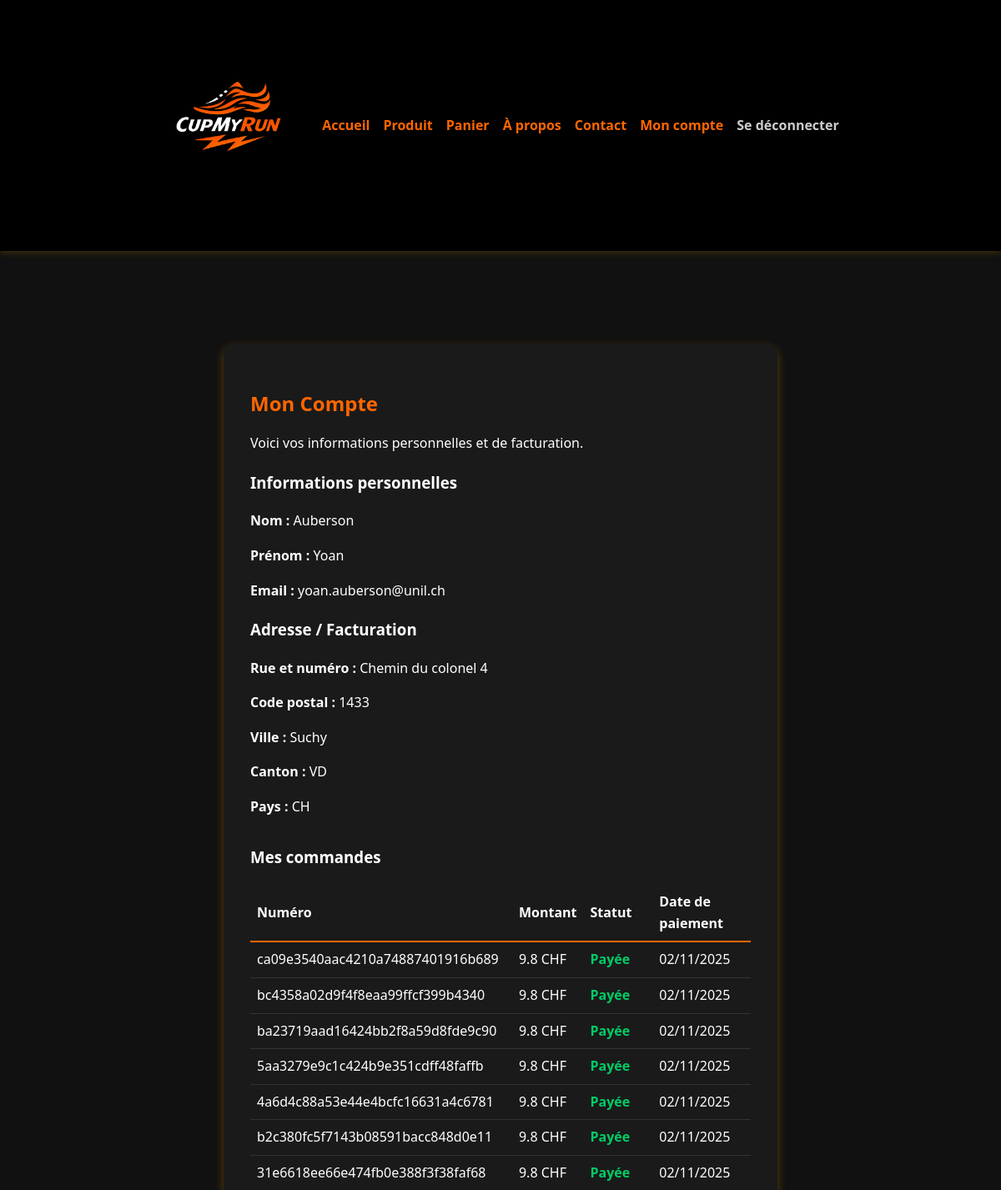
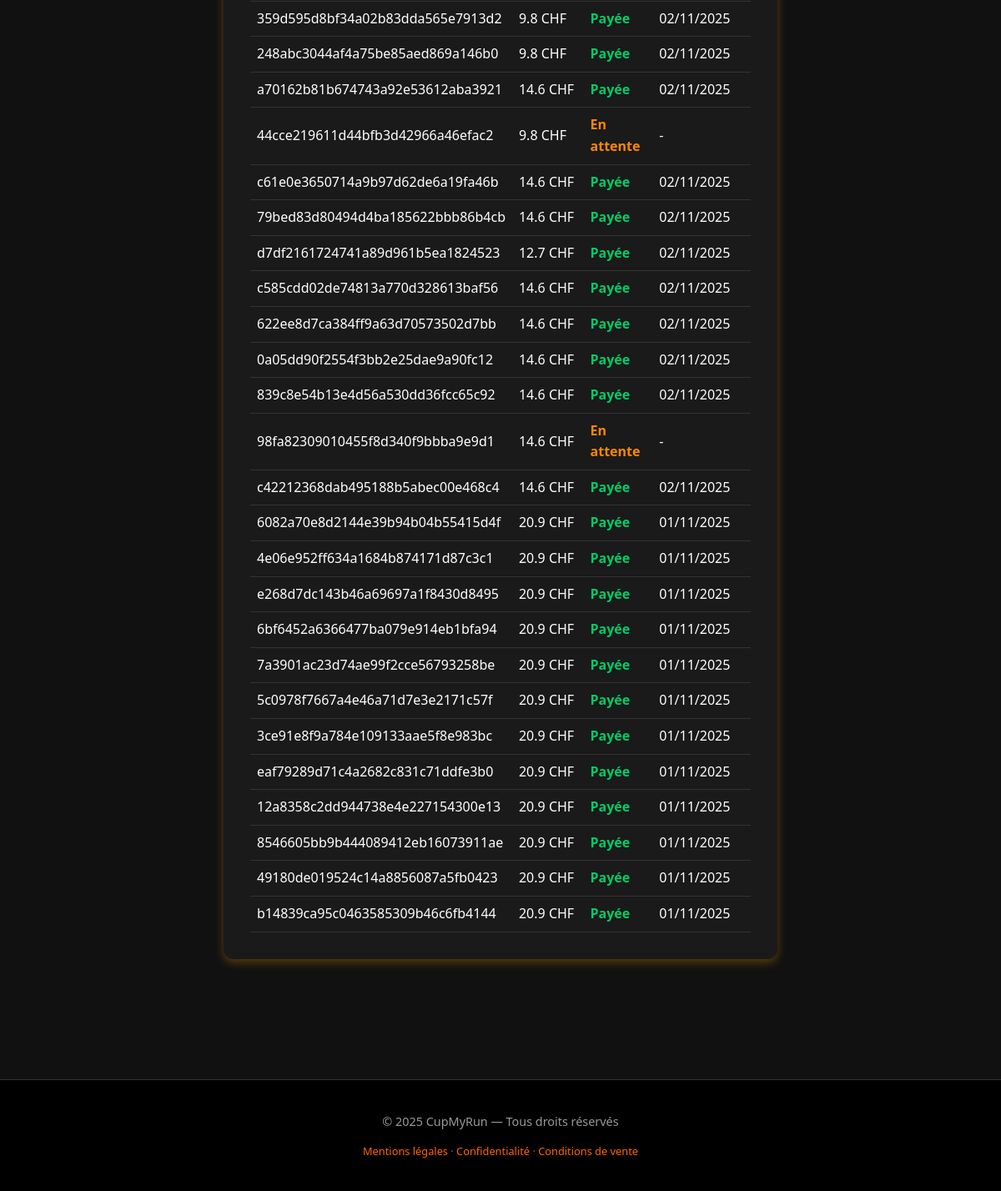
The page /compte (signed in) on the database its author committed (2 pictures, top to bottom).
### models/db_database.py (models this page shows, shortened)
class User(db.Model):
    __tablename__ = "users"
    id = db.Column(db.Integer, primary_key=True)
    first_name = db.Column(db.String(50), nullable=False)
    last_name = db.Column(db.String(50), nullable=False)
    email = db.Column(db.String(150), unique=True, nullable=False)
    password = db.Column(db.String(200), nullable=True)  # 🔑 mot de passe haché
    created_at = db.Column(db.DateTime, default=datetime.utcnow)
    strava_access_token = db.Column(db.String(255), nullable=True)
    strava_refresh_token = db.Column(db.String(255), nullable=True)
    strava_token_expires_at = db.Column(db.Integer, nullable=True)  # timestamp Unix
    orders = db.relationship("Order", backref="user", lazy=True)
    billing_info = db.relationship("BillingInfo", backref="user", uselist=False, lazy=True)

class BillingInfo(db.Model):
    __tablename__ = "billing_info"
    id = db.Column(db.Integer, primary_key=True)
    user_id = db.Column(db.Integer, db.ForeignKey("users.id"), nullable=False, unique=True)
    first_name = db.Column(db.String(50), nullable=False)
    last_name = db.Column(db.String(50), nullable=False)
    email = db.Column(db.String(150), nullable=False)
    street = db.Column(db.String(100))
    postal_code = db.Column(db.String(10))
    city = db.Column(db.String(50))
    region = db.Column(db.String(10))   # canton
    country = db.Column(db.String(10))  # ex: CH
    updated_at = db.Column(db.DateTime, default=datetime.utcnow, onupdate=datetime.utcnow)

class Order(db.Model):
    __tablename__ = "orders"
    id = db.Column(db.Integer, primary_key=True)
    mollie_id = db.Column(db.String(64), unique=True, nullable=True)
    order_number = db.Column(db.String(64), unique=True, nullable=False)
    user_id = db.Column(db.Integer, db.ForeignKey("users.id"), nullable=True)
    amount = db.Column(db.Float, nullable=False)
    currency = db.Column(db.String(10), nullable=False, default="CHF")
    status = db.Column(db.String(20), nullable=False, default="pending")
    payment_date = db.Column(db.DateTime)
    created_at = db.Column(db.DateTime, default=datetime.utcnow)
    billing_first_name = db.Column(db.String(50))
    billing_last_name = db.Column(db.String(50))
    billing_email = db.Column(db.String(150))
    billing_street = db.Column(db.String(100))
    billing_postal_code = db.Column(db.String(10))
    billing_city = db.Column(db.String(50))
    billing_region = db.Column(db.String(10))
    billing_country = db.Column(db.String(10))
    processed = db.Column(db.Boolean, default=False)  # <-- ajouter cette colonne
    photos = db.relationship("OrderPhoto", backref="order", lazy=True)

### routes/auth.py (the view)
@auth_bp.route("/compte")
def compte():
    if "user_id" not in session:
        return redirect(url_for("auth.login"))
    user = User.query.get(session["user_id"])
    if not user:
        return redirect(url_for("auth.login"))
    orders = Order.query.filter_by(user_id=user.id).order_by(Order.created_at.desc()).all()
    return render_template("compte.html", user=user, orders=orders)

### app.py (called while the page is built, shortened)
@app.before_request
def check_session_timeout():
    now = datetime.utcnow()
    last_active = session.get("last_active_at")
    if "user_id" in session or "guest_billing" in session:
        session["last_active_at"] = now.strftime("%Y-%m-%d %H:%M:%S")

@app.before_request
def init_strava_stats():
    try:
        total = StravaService.recalculate_connected_count()
    except Exception as e:
        print(f"⚠️ Erreur au recalcul du compteur Strava au démarrage : {e}")

### services/strava_service.py (called while the page is built)
    @staticmethod
    def recalculate_connected_count():
        from models.db_database import AppStats, User, GuestStravaSession
        now = time.time()
        users_connected = User.query.filter(
            User.strava_access_token.isnot(None),
            User.strava_access_token != "",
            User.strava_token_expires_at > now
        ).count()
        guests_connected = GuestStravaSession.query.filter(
            GuestStravaSession.strava_token_expires_at > now
        ).count()
        total = users_connected + guests_connected
        stats = AppStats.query.first()
        if not stats:
            stats = AppStats(strava_connected_count=total)
            db.session.add(stats)
        else:
            stats.strava_connected_count = total
        db.session.commit()
        return total

### templates/compte.html (shortened to what this page needs)
{% extends "base.html" %}
{% block content %}
<div class="container">
    <div class="account-card">
        <h2>Mon Compte</h2>
        <p>Voici vos informations personnelles et de facturation.</p>
        <h3>Informations personnelles</h3>
        <p><strong>Nom :</strong> {{ user.last_name }} </p>
        <p><strong>Prénom :</strong> {{ user.first_name }} </p>
        <p><strong>Email :</strong> {{ user.email }}</p>
        <h3>Adresse / Facturation</h3>
        {% if user.billing_info %}
        <p><strong>Rue et numéro :</strong> {{ user.billing_info.street or '-' }}</p>
        <p><strong>Code postal :</strong> {{ user.billing_info.postal_code or '-' }}</p>
        <p><strong>Ville :</strong> {{ user.billing_info.city or '-' }}</p>
        <p><strong>Canton :</strong> {{ user.billing_info.region or '-' }}</p>
        <p><strong>Pays :</strong> {{ user.billing_info.country or '-' }}</p>
        {% else %}
        <p>Aucune information de facturation renseignée.</p>
        {% endif %}
        <h3 style="margin-top: 2rem;">Mes commandes</h3>
        {% if orders %}
        <table style="width: 100%; border-collapse: collapse; margin-top: 1rem;">
            <thead>
                <tr>
                    <th style="text-align: left; padding: 0.5rem; border-bottom: 2px solid #ff6600;">Numéro</th>
                    <th style="text-align: left; padding: 0.5rem; border-bottom: 2px solid #ff6600;">Montant</th>
                    <th style="text-align: left; padding: 0.5rem; border-bottom: 2px solid #ff6600;">Statut</th>
                    <th style="text-align: left; padding: 0.5rem; border-bottom: 2px solid #ff6600;">Date de paiement</th>
                </tr>
            </thead>
            <tbody>
                {% for order in orders %}
                <tr style="border-bottom: 1px solid #333;">
                    <td style="padding: 0.5rem;">{{ order.order_number }}</td>
                    <td style="padding: 0.5rem;">{{ order.amount }} {{ order.currency }}</td>
                    <td style="padding: 0.5rem;">
                        {% if order.status == "paid" %}
                        <span style="color: #00cc66; font-weight: bold;">Payée</span>
                        {% elif order.status == "pending" %}
                        <span style="color: #ff8800; font-weight: bold;">En attente</span>
                        {% elif order.status == "failed" %}
                        <span style="color: #ff3300; font-weight: bold;">Échouée</span>
                        {% elif order.status == "canceled" %}
                        <span style="color: #999; font-weight: bold;">Annulée</span>
                        {% else %}
                        <span>{{ order.status }}</span>
                        {% endif %}
                    </td>
                    <td style="padding: 0.5rem;">
                        {% if order.payment_date %}
                        {{ order.payment_date.strftime('%d/%m/%Y') }}
                        {% else %}
                        -
                        {% endif %}
                    </td>
                </tr>
                {% endfor %}
            </tbody>
        </table>
        {% else %}
        <p>Aucune commande pour le moment.</p>
        {% endif %}
    </div>
</div>
{% endblock %}

### static/style.css (style rules this page uses)
body { font-family: 'Segoe UI', system-ui, sans-serif; margin: 0; padding: 0; line-height: 1.6; background-color: #111; color: #fff; transition: background 0.3s ease; }
.container { display: flex; flex-wrap: wrap; gap: 2rem; max-width: 1000px; margin: 2rem auto; padding: 1rem; }
.container { animation: fadeInUp 0.8s ease-out both; }
.account-card { background: #1a1a1a; color: #fff; padding: 2rem; border-radius: 12px; box-shadow: 0 4px 12px rgba(255, 165, 0, 0.3); max-width: 600px; margin: 2rem auto; }
.account-card h2 { color: #ff6600; margin-bottom: 1rem; }
.account-card p { font-size: 1rem; margin-bottom: 0.8rem; }

### static/mobile.css (style rules this page uses)
.container, .product-page, .form-box, .product-info, .account-card { flex-direction: column; padding: 1rem; width: 100%; }
h1, h2 { font-size: 1.5rem; }

### rows shown on the page
User: last_name "Auberson", first_name "Yoan", email "yoan.auberson@unil.ch"
BillingInfo: billing_info "Chemin du colonel 4", billing_info "1433", billing_info "Suchy", billing_info "VD", billing_info "CH"
Order: order_number "ca09e3540aac4210a74887401916b689", amount "9.8", currency "CHF", status "Payée", payment_date "02/11/2025"
Order: order_number "bc4358a02d9f4f8eaa99ffcf399b4340", amount "9.8", currency "CHF", status "Payée", payment_date "02/11/2025"
Order: order_number "ba23719aad16424bb2f8a59d8fde9c90", amount "9.8", currency "CHF", status "Payée", payment_date "02/11/2025"
Order: order_number "5aa3279e9c1c424b9e351cdff48faffb", amount "9.8", currency "CHF", status "Payée", payment_date "02/11/2025"
Order: order_number "4a6d4c88a53e44e4bcfc16631a4c6781", amount "9.8", currency "CHF", status "Payée", payment_date "02/11/2025"
Order: order_number "b2c380fc5f7143b08591bacc848d0e11", amount "9.8", currency "CHF", status "Payée", payment_date "02/11/2025"
Order: order_number "31e6618ee66e474fb0e388f3f38faf68", amount "9.8", currency "CHF", status "Payée", payment_date "02/11/2025"
Order: order_number "359d595d8bf34a02b83dda565e7913d2", amount "9.8", currency "CHF", status "Payée", payment_date "02/11/2025"
Order: order_number "248abc3044af4a75be85aed869a146b0", amount "9.8", currency "CHF", status "Payée", payment_date "02/11/2025"
Order: order_number "a70162b81b674743a92e53612aba3921", amount "14.6", currency "CHF", status "Payée", payment_date "02/11/2025"
Order: order_number "44cce219611d44bfb3d42966a46efac2", amount "9.8", currency "CHF", status "En attente"
Order: order_number "c61e0e3650714a9b97d62de6a19fa46b", amount "14.6", currency "CHF", status "Payée", payment_date "02/11/2025"
Order: order_number "79bed83d80494d4ba185622bbb86b4cb", amount "14.6", currency "CHF", status "Payée", payment_date "02/11/2025"
Order: order_number "d7df2161724741a89d961b5ea1824523", amount "12.7", currency "CHF", status "Payée", payment_date "02/11/2025"
Order: order_number "c585cdd02de74813a770d328613baf56", amount "14.6", currency "CHF", status "Payée", payment_date "02/11/2025"
Order: order_number "622ee8d7ca384ff9a63d70573502d7bb", amount "14.6", currency "CHF", status "Payée", payment_date "02/11/2025"
Order: order_number "0a05dd90f2554f3bb2e25dae9a90fc12", amount "14.6", currency "CHF", status "Payée", payment_date "02/11/2025"
Order: order_number "839c8e54b13e4d56a530dd36fcc65c92", amount "14.6", currency "CHF", status "Payée", payment_date "02/11/2025"
Order: order_number "98fa82309010455f8d340f9bbba9e9d1", amount "14.6", currency "CHF", status "En attente"
Order: order_number "c42212368dab495188b5abec00e468c4", amount "14.6", currency "CHF", status "Payée", payment_date "02/11/2025"
Order: order_number "6082a70e8d2144e39b94b04b55415d4f", amount "20.9", currency "CHF", status "Payée", payment_date "01/11/2025"
Order: order_number "4e06e952ff634a1684b874171d87c3c1", amount "20.9", currency "CHF", status "Payée", payment_date "01/11/2025"
Order: order_number "e268d7dc143b46a69697a1f8430d8495", amount "20.9", currency "CHF", status "Payée", payment_date "01/11/2025"
Order: order_number "6bf6452a6366477ba079e914eb1bfa94", amount "20.9", currency "CHF", status "Payée", payment_date "01/11/2025"
Order: order_number "7a3901ac23d74ae99f2cce56793258be", amount "20.9", currency "CHF", status "Payée", payment_date "01/11/2025"
Order: order_number "5c0978f7667a4e46a71d7e3e2171c57f", amount "20.9", currency "CHF", status "Payée", payment_date "01/11/2025"
Order: order_number "3ce91e8f9a784e109133aae5f8e983bc", amount "20.9", currency "CHF", status "Payée", payment_date "01/11/2025"
Order: order_number "eaf79289d71c4a2682c831c71ddfe3b0", amount "20.9", currency "CHF", status "Payée", payment_date "01/11/2025"
Order: order_number "12a8358c2dd944738e4e227154300e13", amount "20.9", currency "CHF", status "Payée", payment_date "01/11/2025"
Order: order_number "8546605bb9b444089412eb16073911ae", amount "20.9", currency "CHF", status "Payée", payment_date "01/11/2025"
Order: order_number "49180de019524c14a8856087a5fb0423", amount "20.9", currency "CHF", status "Payée", payment_date "01/11/2025"
Order: order_number "b14839ca95c0463585309b46c6fb4144", amount "20.9", currency "CHF", status "Payée", payment_date "01/11/2025"

### other values the page prints
{{ 2025 }} "2025"
